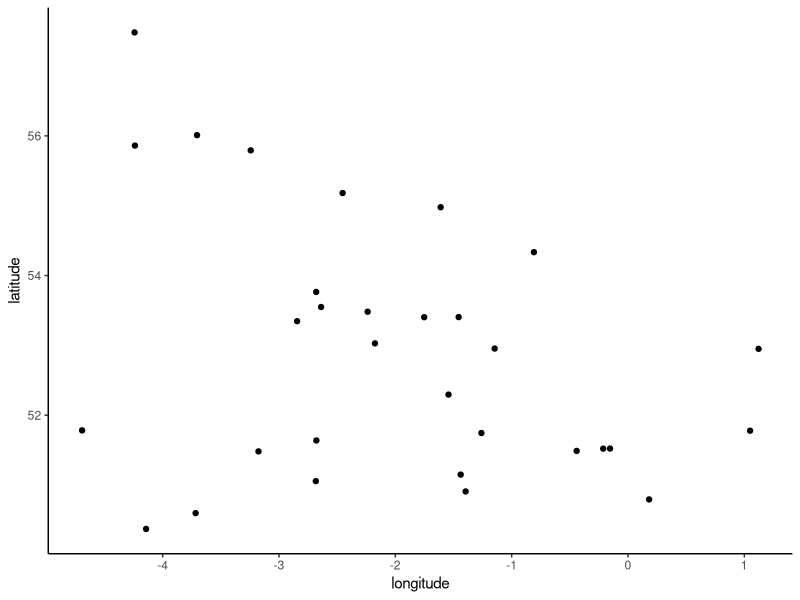
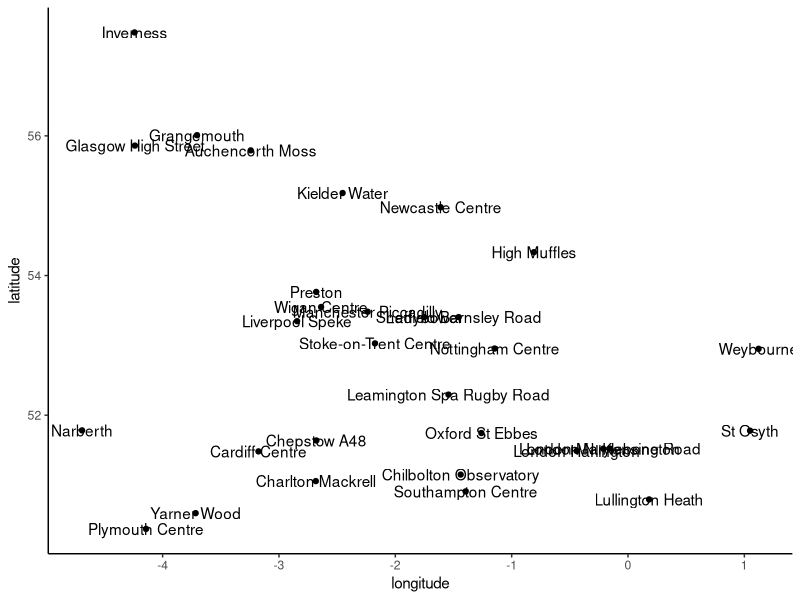
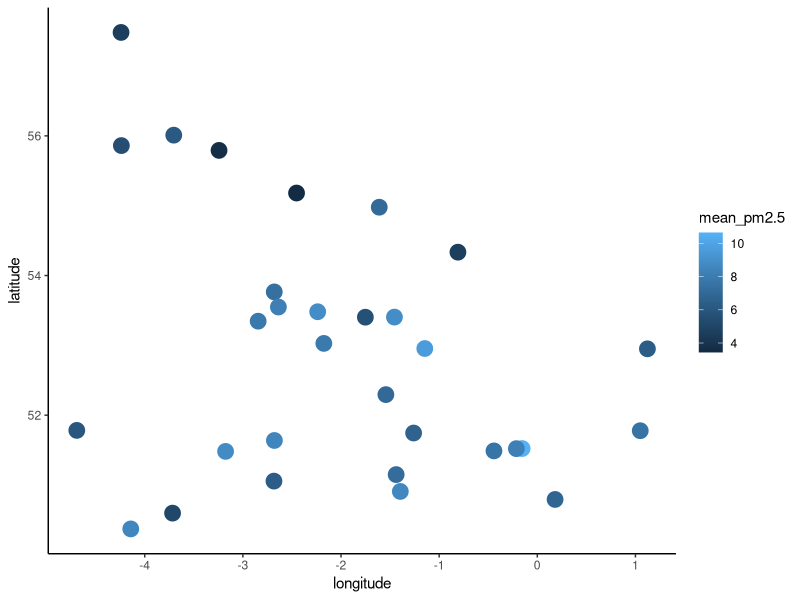
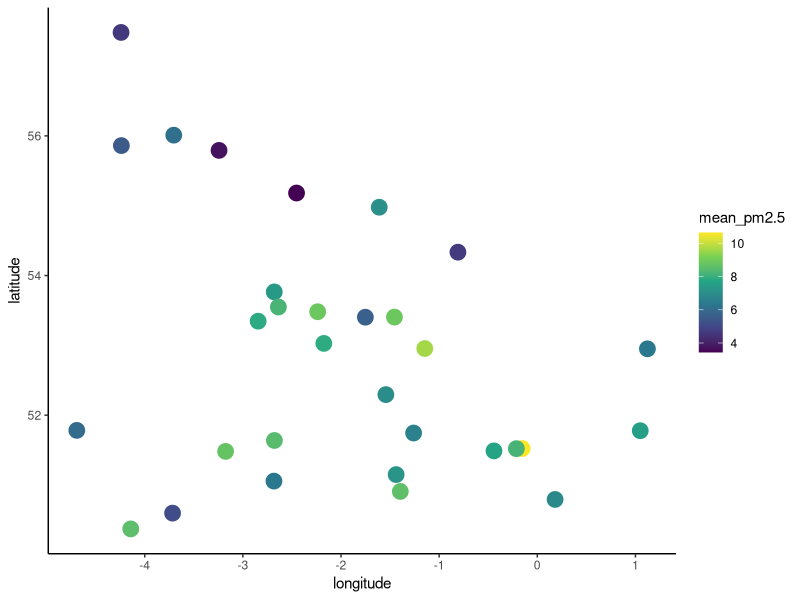
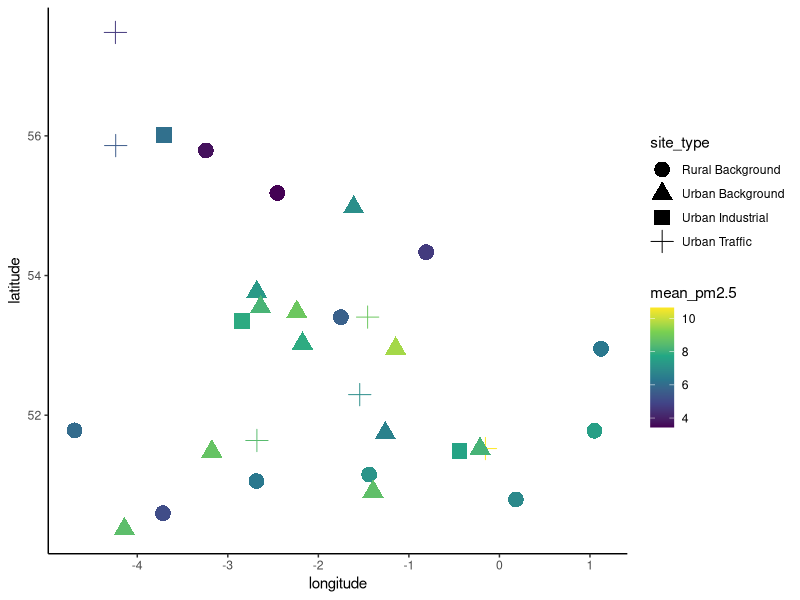
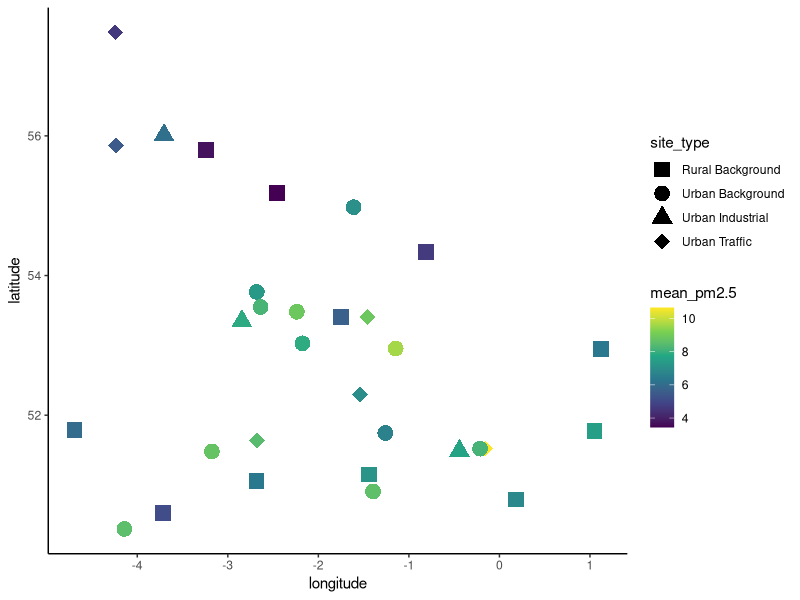
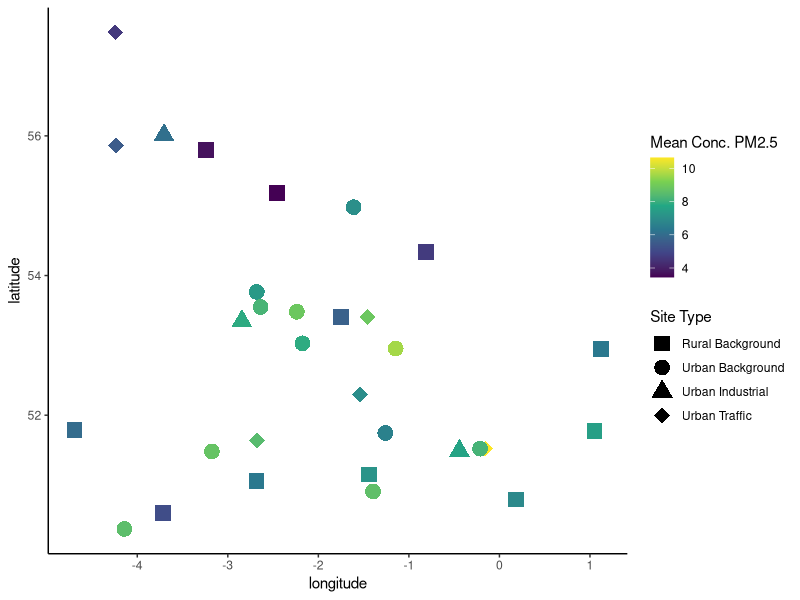

Recreate these plots in R, in order.
## ---- chunk 1
library(ggplot2)
library(dplyr)
library(tidyr)
library(lubridate)

# Read in the data
AQ_metadata <- read.csv("data/AirQuality_metadata.csv")
AQ_data <- read.csv("data/AirQuality_data.csv")

# Convert date to date
AQ_data$date <- dmy(AQ_data$date)

# Summarise years 2020-2025 for all sites
AQ_data_summary <- AQ_data |> 
  filter(date >= "2020-01-01") |>
  group_by(site) |>
  summarise(mean_pm2.5 = mean(pm2.5))

# Left join with meta data
AQ_data_summary_latlong <- left_join(x = AQ_data_summary, y = AQ_metadata, by = "site")

## ---- chunk 2
# Spatial plot with labels
spatial_fig <- AQ_data_summary_latlong |>
  ggplot(aes(x = longitude, y = latitude)) +
  geom_point() + 
  theme_classic()
print(spatial_fig)
## ---- chunk 3
# Spatial plot with labels
spatial_fig <- AQ_data_summary_latlong |>
  ggplot(aes(x = longitude, y = latitude, label = site)) +
  geom_point() + 
  geom_text() + 
  theme_classic()
print(spatial_fig)
## ---- chunk 4
# Spatial plot of mean AQ
spatial_fig <- AQ_data_summary_latlong |>
  ggplot(aes(x = longitude, y = latitude, colour = mean_pm2.5)) +
  geom_point(size = 5) +
  theme_classic()
print(spatial_fig)
## ---- chunk 5
# Spatial plot of mean AQ
spatial_fig <- AQ_data_summary_latlong |>
  ggplot(aes(x = longitude, y = latitude, colour = mean_pm2.5)) +
  geom_point(size = 5) +
  scale_colour_viridis_c(option = "D") + 
  theme_classic()
print(spatial_fig)
## ---- chunk 6
# Spatial plot of mean AQ
spatial_fig <- AQ_data_summary_latlong |>
  ggplot(aes(x = longitude, y = latitude, colour = mean_pm2.5, shape = site_type)) +
  geom_point(size = 5) +
  scale_colour_viridis_c(option = "D") +
  theme_classic()
print(spatial_fig)
## ---- chunk 7
# Spatial plot of mean AQ
spatial_fig <- AQ_data_summary_latlong |>
  ggplot(aes(x = longitude, y = latitude, colour = mean_pm2.5, shape = site_type)) +
  geom_point(size = 5) +
  scale_colour_viridis_c(option = "D") + 
  scale_shape_manual(values = c(15, 16, 17, 18)) + 
  theme_classic()
print(spatial_fig)
## ---- chunk 8
# Spatial plot of mean AQ
spatial_fig <- AQ_data_summary_latlong |>
  ggplot(aes(x = longitude, y = latitude, colour = mean_pm2.5, shape = site_type)) +
  geom_point(size = 5) +
  scale_colour_viridis_c(option = "D") + 
  scale_shape_manual(values = c(15, 16, 17, 18)) + 
  labs(shape = "Site Type", colour = "Mean Conc. PM2.5") +
  theme_classic()
  
# spatial_fig$labels$colour <- "Mean Conc. PM2.5"
# spatial_fig$labels$shape <- "Site type"

print(spatial_fig)
